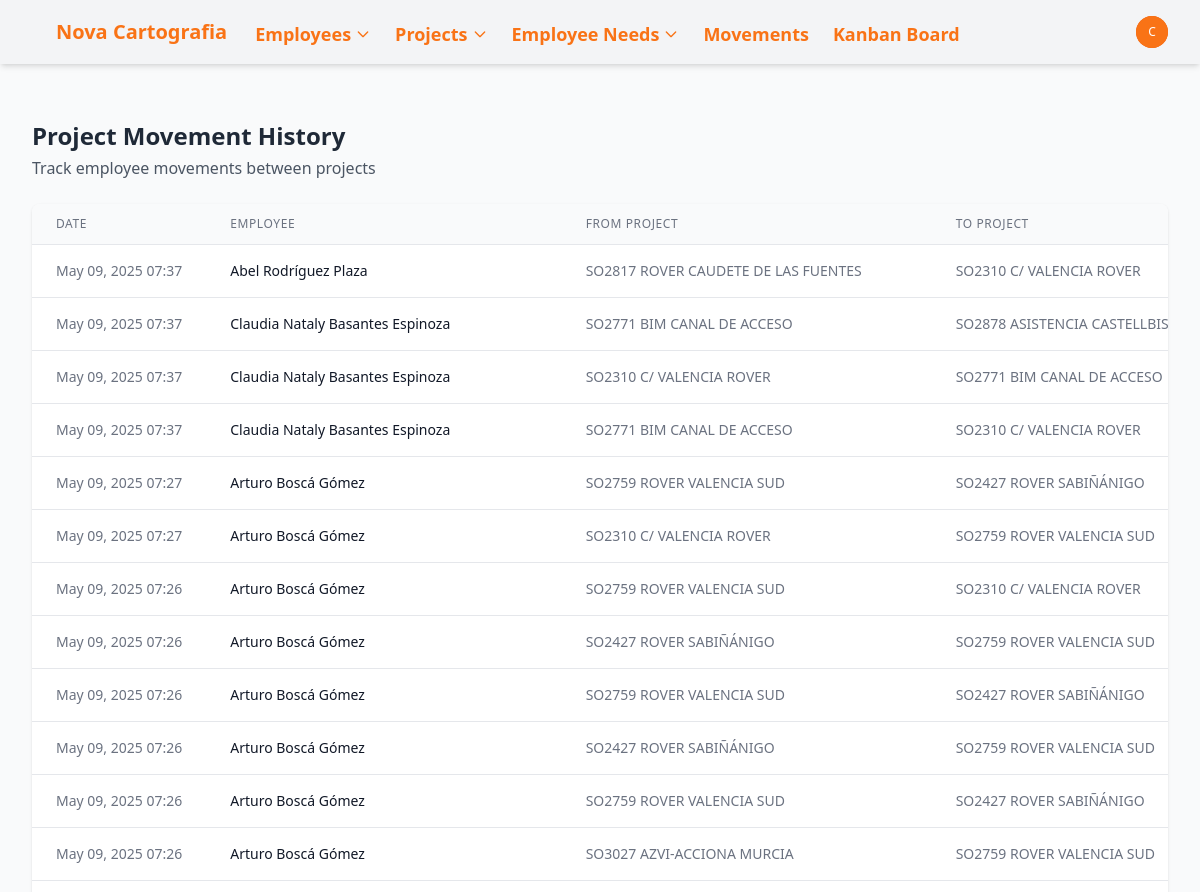
/movements/ (signed in, upper part), run on an earlier commit of the app's database.
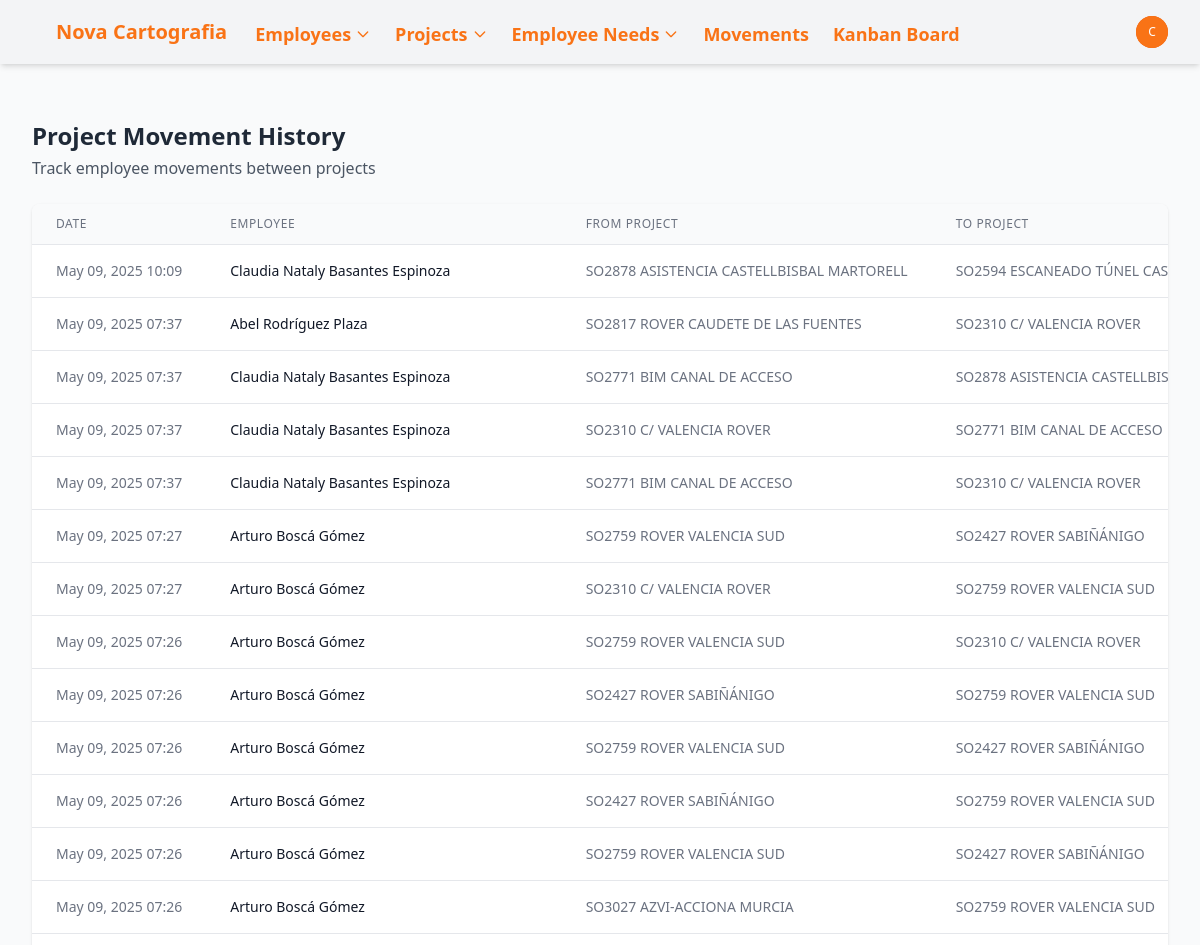
And on a later commit of the database.
### novacartografia_employee_management/models.py (models this page shows, shortened)
class ProjectMovementLine(models.Model):
    project = models.ForeignKey(Project, on_delete=models.CASCADE, related_name='movements')
    employee = models.ForeignKey(Employee, on_delete=models.CASCADE, related_name='project_movements')
    date = models.DateTimeField(default=timezone.now)
    previous_project = models.ForeignKey(
        Project,
        on_delete=models.SET_NULL,
        null=True,
        blank=True,
        related_name='outgoing_movements'
    )
    class Meta:
        ordering = ['-date']  # Most recent movements first

class Employee(models.Model):
    name = models.CharField(max_length=100)
    job = models.CharField(max_length=100)
    project_id = models.ForeignKey(Project, on_delete=models.SET_NULL, related_name='employee_set', blank=True, null=True)
    state = models.CharField(max_length=50, default='valencia',
            choices=[
                ('alava', 'Álava'),
                ('albacete', 'Albacete'),
                ('alicante', 'Alicante'),
                ('almeria', 'Almería'),
                ('asturias', 'Asturias'),
                ('avila', 'Ávila'),
                ('badajoz', 'Badajoz'),
                ('barcelona', 'Barcelona'),
                ('burgos', 'Burgos'),
                ('caceres', 'Cáceres'),
                ('cadiz', 'Cádiz'),
                ('cantabria', 'Cantabria'),
                ('castellon', 'Castellón'),
                ('ceuta', 'Ceuta'),
                ('ciudad_real', 'Ciudad Real'),
                ('cordoba', 'Córdoba'),
                ('cuenca', 'Cuenca'),
                ('gerona', 'Gerona'),
                ('granada', 'Granada'),
                ('guadalajara', 'Guadalajara'),
                ('guipuzcoa', 'Guipúzcoa'),
                ('huelva', 'Huelva'),
                ('huesca', 'Huesca'),
                ('islas_baleares', 'Islas Baleares'),
                ('jaen', 'Jaén'),
                ('la_coruna', 'La Coruña'),
                ('la_rioja', 'La Rioja'),
                ('las_palmas', 'Las Palmas'),
                ('leon', 'León'),
                ('lerida', 'Lérida'),
                ('lugo', 'Lugo'),
                ('madrid', 'Madrid'),
                ('malaga', 'Málaga'),
                ('melilla', 'Melilla'),
                ('murcia', 'Murcia'),
                ('navarra', 'Navarra'),
                ('orense', 'Orense'),
                ('palencia', 'Palencia'),
                ('pontevedra', 'Pontevedra'),
                ('salamanca', 'Salamanca'),
                ('santa_cruz_de_tenerife', 'Santa Cruz de Tenerife'),
                ('segovia', 'Segovia'),
                ('sevilla', 'Sevilla'),
                ('soria', 'Soria'),
                ('tarragona', 'Tarragona'),
                ('teruel', 'Teruel'),
                ('toledo', 'Toledo'),
                ('valencia', 'Valencia'),
                ('valladolid', 'Valladolid'),
                ('vizcaya', 'Vizcaya'),
                ('zamora', 'Zamora'),
                ('zaragoza', 'Zaragoza'),])
    academic_training = models.CharField(max_length=100, blank=True, null=True)
    driver_license = models.BooleanField(default=False)
    twenty_hours = models.BooleanField(default=False)
    sixty_hours = models.BooleanField(default=False)
    confine = models.BooleanField(default=False)
    mining = models.BooleanField(default=False)
    railway_carriage = models.BooleanField(default=False)
    railway_mounting = models.BooleanField(default=False)
    building = models.BooleanField(default=False)
    office_work = models.BooleanField(default=False)
    scanner = models.BooleanField(default=False)
    leveling = models.BooleanField(default=False)
    static = models.BooleanField(default=False)
    drag = models.BooleanField(default=False)

class Project(models.Model):
    PROJECT_TYPES = [
        ('obra', 'Obra'),
        ('proyecto', 'Proyecto'),
    ]
    name = models.CharField(max_length=100)
    type = models.CharField(max_length=50, choices=PROJECT_TYPES, default='proyecto')
    description = models.TextField(blank=True, null=True)

### novacartografia_employee_management/views.py (the view)
# urls.py: path('movements/', views.movement_list, name='movement_list'),
@login_required
def movement_list(request):
    movements = ProjectMovementLine.objects.all().order_by('-date')
    return render(request, 'novacartografia_employee_management/movement_list.html', {
        'movements': movements
    })

### templates/novacartografia_employee_management/movement_list.html (shortened to what this page needs)
{% extends "base.html" %}
{% block content %}
<div class="mb-6">
    <h2 class="text-2xl font-bold text-gray-800">Project Movement History</h2>
    <p class="text-gray-600 mt-1">Track employee movements between projects</p>
</div>
<div class="bg-white shadow overflow-hidden rounded-lg">
    <div class="overflow-x-auto">
        <table class="min-w-full divide-y divide-gray-200">
            <thead class="bg-gray-50">
                <tr>
                    <th scope="col" class="px-6 py-3 text-left text-xs font-medium text-gray-500 uppercase tracking-wider">Date</th>
                    <th scope="col" class="px-6 py-3 text-left text-xs font-medium text-gray-500 uppercase tracking-wider">Employee</th>
                    <th scope="col" class="px-6 py-3 text-left text-xs font-medium text-gray-500 uppercase tracking-wider">From Project</th>
                    <th scope="col" class="px-6 py-3 text-left text-xs font-medium text-gray-500 uppercase tracking-wider">To Project</th>
                </tr>
            </thead>
            <tbody class="bg-white divide-y divide-gray-200">
                {% for movement in movements %}
                <tr class="hover:bg-gray-50">
                    <td class="px-6 py-4 whitespace-nowrap text-sm text-gray-500">
                        {{ movement.date|date:"M d, Y H:i" }}
                    </td>
                    <td class="px-6 py-4 whitespace-nowrap text-sm font-medium text-gray-900">
                        <a href="{% url 'employee_detail' movement.employee.id %}" class="text-primary-600 hover:text-primary-900">
                            {{ movement.employee.name }}
                        </a>
                    </td>
                    <td class="px-6 py-4 whitespace-nowrap text-sm text-gray-500">
                        {% if movement.previous_project %}
                            <a href="{% url 'project_detail' movement.previous_project.id %}" class="text-primary-600 hover:text-primary-900">
                                {{ movement.previous_project.name }}
                            </a>
                        {% else %}
                            <span class="text-gray-400 italic">None</span>
                        {% endif %}
                    </td>
                    <td class="px-6 py-4 whitespace-nowrap text-sm text-gray-500">
                        <a href="{% url 'project_detail' movement.project.id %}" class="text-primary-600 hover:text-primary-900">
                            {{ movement.project.name }}
                        </a>
                    </td>
                </tr>
                {% empty %}
                <tr>
                    <td colspan="4" class="px-6 py-4 text-center text-sm text-gray-500">No movement records found.</td>
                </tr>
                {% endfor %}
            </tbody>
        </table>
    </div>
</div>
{% endblock %}

What changed in the data, as far as the page shows it:
added ProjectMovementLine: date "May 09, 2025 10:09", employee.name "Claudia Nataly Basantes Espinoza", previous_project.name "SO2878 ASISTENCIA CASTELLBISBAL MARTORELL", project.name "SO2594 ESCANEADO TÚNEL…"
